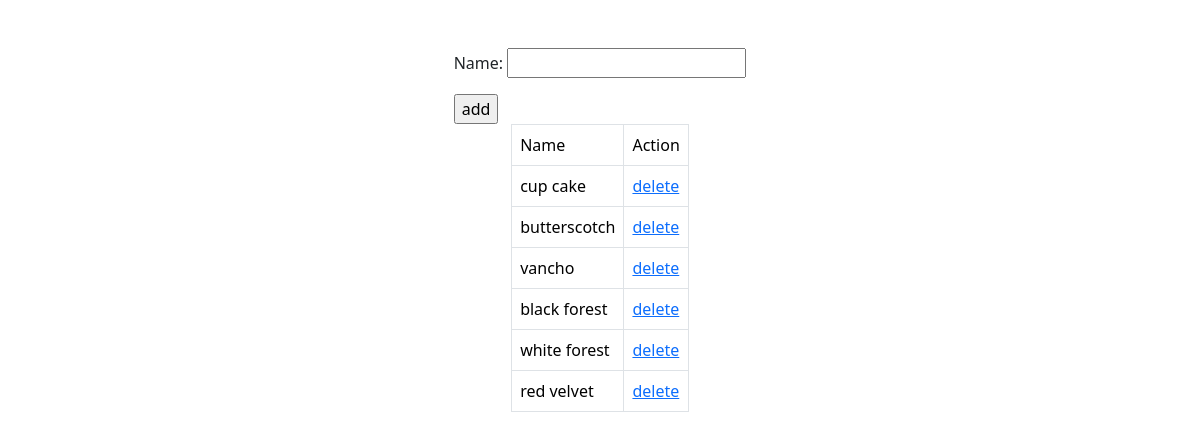
Screenshot of /category/add (signed in) with the database file from the repository.
### cake/models.py (models this page shows, shortened)
class CakeCategory(models.Model):
    name=models.CharField(max_length=200)
    is_active=models.BooleanField(default=True,null=True)

### cake/views.py (the view, shortened to what this page needs)
# urls.py: path("category/add",CategoryAddView.as_view(),name="category-add"),
@method_decorator(decs,name="dispatch")
class CategoryAddView(CreateView,ListView):
    template_name="cakes/category_add.html"
    form_class=CakeCategoryForm
    model=CakeCategory
    context_object_name="categories"
    success_url=reverse_lazy("category-add")
    def get_queryset(self):
        return CakeCategory.objects.filter(is_active=True) #actve allathath lst cheyyumbo remove avan

### cake/forms.py
class CakeCategoryForm(forms.ModelForm):
    class Meta:
        model=CakeCategory
        fields=["name"]

### cake/views.py (called while the page is built)
def signin_required(fn):
    def wrapper(request,*args,**kwargs):
        if not request.user.is_authenticated:
            messages.error(request,"invalid session")
            return redirect("signin")
        else:
            return fn(request,*args,**kwargs)
    return wrapper

def is_admin(fn):
    def wrapper(request,*args,**kwargs):
        if not request.user.is_superuser:
            messages.error(request,"permission denied for current user!!")
            return redirect("signin")
        else:
            return fn(request,*args,**kwargs)
    return wrapper

### cake/templates/cakes/category_add.html (shortened to what this page needs)
<!DOCTYPE html>
<html lang="en">
<head>
    <link href="https://cdn.jsdelivr.net/npm/bootstrap@5.3.2/dist/css/bootstrap.min.css" rel="stylesheet">
</head>
<body>
<div class="container d-flex flex-column align-items-center mt-5">
   <div>
    <form action="" method="post">
        {{form.as_p}}
        <input type="submit" value="add">
    </form>
   </div>
   <div>
    <table class="table table-bordered">
        <tr>
            <td>Name</td>
            <td>Action</td>
        </tr>
        {%for cat in categories%}
           <tr>
            <td>{{cat.name}}</td>
            <td>
                <a href="{%url 'remove-category' cat.id%}">delete</a>
            </td>
           </tr>
        {%endfor%}
    </table>
   </div>
</div>
</body>
</html>

### rows the page displays
CakeCategory: name "cup cake"
CakeCategory: name "butterscotch"
CakeCategory: name "vancho"
CakeCategory: name "black forest"
CakeCategory: name "white forest"
CakeCategory: name "red velvet"
